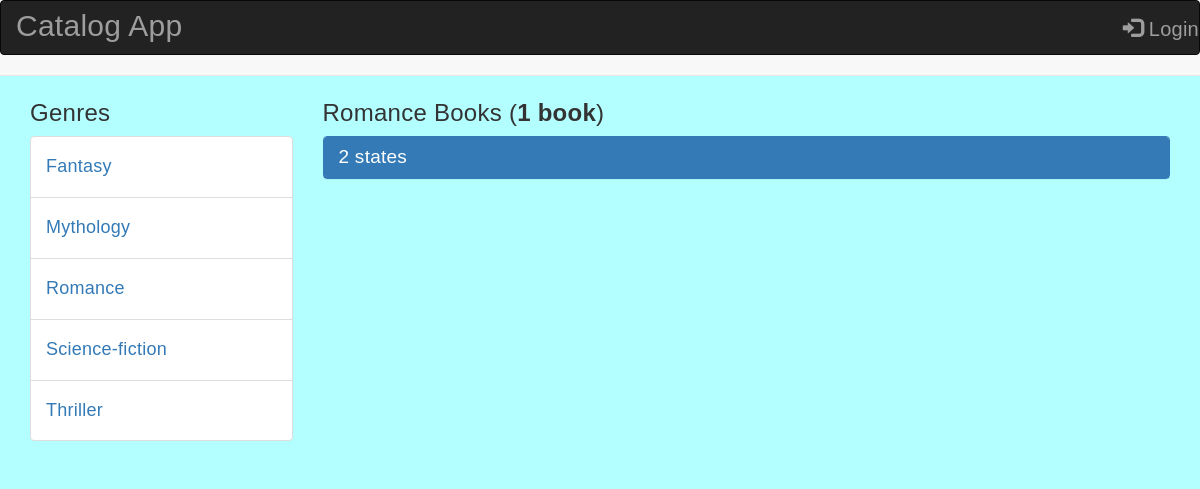
The page /catalog/Romance/books/ on the database its author committed.
### database_setup.py (models this page shows, shortened)
class Genre(Base):
    __tablename__ = 'genre'
    id = Column(Integer, primary_key=True)
    name = Column(String(255), nullable=False)
    user_id = Column(Integer, ForeignKey('user.id'))
    user = relationship(User, backref="genre")

class Books(Base):
    __tablename__ = 'books'
    id = Column(Integer, primary_key=True)
    name = Column(String(250), nullable=False)
    date = Column(DateTime, nullable=False)
    description = Column(String(250))
    picture = Column(String(250))
    genre_id = Column(Integer, ForeignKey('genre.id'))
    genre = relationship(
               Genre, backref=backref('books', cascade='all, delete'))
    user_id = Column(Integer, ForeignKey('user.id'))
    user = relationship(User, backref="books")

### project.py (the view, shortened to what this page needs)
@app.route('/catalog/<path:genre_name>/books/')
def showGenre(genre_name):
    genres = session.query(Genre).order_by(asc(Genre.name))
    genre = session.query(Genre).filter_by(name=genre_name).one()
    books = session.query(Books).filter_by(
            genre=genre).order_by(asc(Books.name)).all()
    print(books)
    count = session.query(Books).filter_by(genre=genre).count()
    creator = getUserInfo(genre.user_id)
    if 'username' not in login_session or \
       creator.id != login_session['user_id']:
        return render_template('public_books.html',
                               genre=genre.name,
                               genres=genres,
                               books=books,
                               count=count)

### project.py (called while the page is built)
def getUserInfo(user_id):
    user = session.query(User).filter_by(id=user_id).one()
    return user

### templates/public_books.html (shortened to what this page needs)
{% extends "base.html" %}
{% block content %}
{% include "nav.html" %}
<section id="showBook" class="section">
    <div class="container">
        <div class="row">
            {% include "genres.html" %}
            <div class="col-md-9">
                {% if(count>1) %}
                <p class="h3">{{genre}} Books (<strong>{{count}} books</strong>)</p>
                {% elif(count==0) %}
                <p class="h3">No books found in <strong>{{genre}}</strong></p>
                {% else %}
                <p class="h3">{{genre}} Books (<strong>{{count}} book</strong>)</p>
                {% endif %}
            {% for i in books %}
              <div class="panel-group">
                <div class="panel panel-primary">
                  <div class="panel-heading">
                    <h3 class="panel-title">
                      <a data-toggle="collapse" href="#{{ loop.index }}">{{ i.name }}</a>
                    </h3>
                  </div>
                </div>
              </div>
            {% endfor %}
        </div>
    </div>
</section>
{% endblock %}

### templates/genres.html (shortened to what this page needs)
<section id="showGenres">
            <div class="col-md-3">
              <p class="h3">Genres</p>
              <ul class="list-group">
		        {% for c in genres %}
                    <li class="list-group-item">
                    	<p class="h4">
                    		<a href="{{url_for('showGenre', genre_name = c.name,)}}" >
                    		{{ c.name }}</a>
                    	</p>
                    </li>
                {% endfor %}
              </ul>
            </div>
</section>

### static/css/styles.css (style rules this page uses)
body, html { height: 100%; margin: 0; padding: 0; }
body { background-color: #b3ffff; font-family:"Lucida Sans Unicode", "Lucida Grande", sans-serif;; font-size: 13px; -webkit-font-smoothing: antialiased; letter-spacing: .02em; overflow-x: hidden; }
p { margin: 0; }
ul { margin: 0; padding: 0; }
ul, ol, dl { list-style-position: outside; }
h1, h2, h3, h4, h5, h6 { margin: 0; padding: 0; color: white; }
.section { padding-top: 80px; padding-bottom: 70px; position: relative; width: 100%; }
.panel-title { font-size: 19px; }

### rows shown on the page
Genre: name "Fantasy"
Genre: name "Mythology"
Genre: name "Romance"
Genre: name "Science-fiction"
Genre: name "Thriller"
Books: name "2 states"

### other values the page prints
{{ count }} "1"
